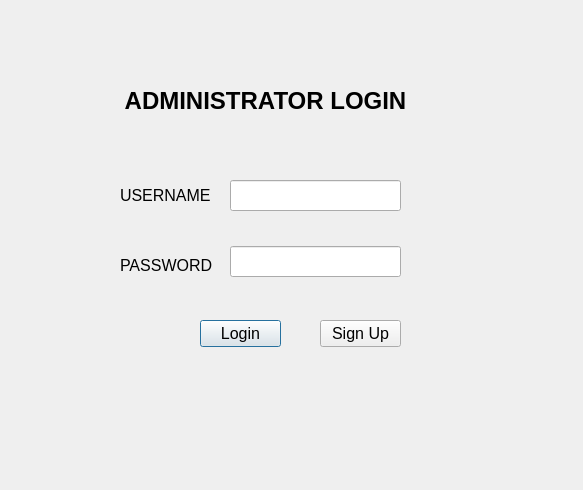
<?xml version="1.0" encoding="UTF-8"?>
<ui version="4.0">
 <class>Dialog</class>
 <widget class="QDialog" name="Dialog">
  <property name="geometry">
   <rect>
    <x>0</x>
    <y>0</y>
    <width>583</width>
    <height>490</height>
   </rect>
  </property>
  <property name="windowTitle">
   <string>Dialog</string>
  </property>
  <widget class="QLabel" name="uname_label">
   <property name="geometry">
    <rect>
     <x>120</x>
     <y>180</y>
     <width>111</width>
     <height>31</height>
    </rect>
   </property>
   <property name="font">
    <font>
     <pointsize>12</pointsize>
    </font>
   </property>
   <property name="text">
    <string>USERNAME</string>
   </property>
  </widget>
  <widget class="QLabel" name="pass_label">
   <property name="geometry">
    <rect>
     <x>120</x>
     <y>250</y>
     <width>111</width>
     <height>31</height>
    </rect>
   </property>
   <property name="font">
    <font>
     <pointsize>12</pointsize>
    </font>
   </property>
   <property name="text">
    <string>PASSWORD</string>
   </property>
  </widget>
  <widget class="QLineEdit" name="uname_lineEdit">
   <property name="geometry">
    <rect>
     <x>230</x>
     <y>180</y>
     <width>171</width>
     <height>31</height>
    </rect>
   </property>
  </widget>
  <widget class="QLineEdit" name="pass_lineEdit">
   <property name="geometry">
    <rect>
     <x>230</x>
     <y>246</y>
     <width>171</width>
     <height>31</height>
    </rect>
   </property>
  </widget>
  <widget class="QPushButton" name="login_btn">
   <property name="geometry">
    <rect>
     <x>200</x>
     <y>320</y>
     <width>81</width>
     <height>27</height>
    </rect>
   </property>
   <property name="font">
    <font>
     <pointsize>12</pointsize>
    </font>
   </property>
   <property name="text">
    <string>Login</string>
   </property>
  </widget>
  <widget class="QPushButton" name="signup_btn">
   <property name="geometry">
    <rect>
     <x>320</x>
     <y>320</y>
     <width>81</width>
     <height>27</height>
    </rect>
   </property>
   <property name="font">
    <font>
     <pointsize>12</pointsize>
    </font>
   </property>
   <property name="text">
    <string>Sign Up</string>
   </property>
  </widget>
  <widget class="QLabel" name="label">
   <property name="geometry">
    <rect>
     <x>120</x>
     <y>50</y>
     <width>291</width>
     <height>101</height>
    </rect>
   </property>
   <property name="font">
    <font>
     <pointsize>18</pointsize>
     <weight>75</weight>
     <bold>true</bold>
    </font>
   </property>
   <property name="text">
    <string>ADMINISTRATOR LOGIN</string>
   </property>
   <property name="alignment">
    <set>Qt::AlignCenter</set>
   </property>
  </widget>
 </widget>
 <resources/>
 <connections/>
</ui>
